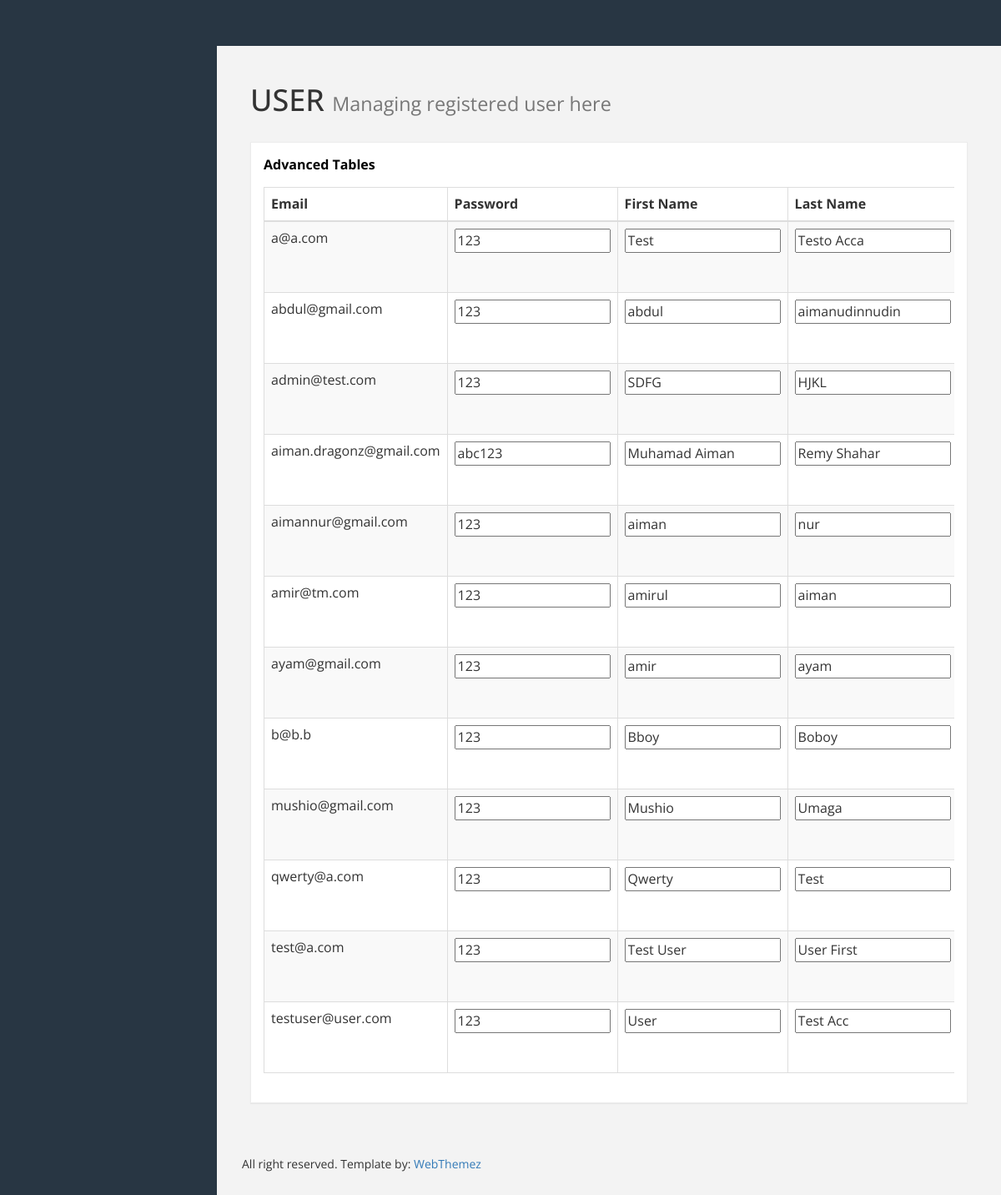
The app's page /table_test.php with its own data.
### tables this page shows
CREATE TABLE `user` (
  `email` varchar(100) NOT NULL,
  `password` varchar(100) NOT NULL,
  `fname` varchar(100) NOT NULL,
  `lname` varchar(100) NOT NULL,
  `usertype` varchar(20) NOT NULL,
  `phoneno` varchar(15) NOT NULL,
  `gender` text NOT NULL
);

### table_test.php (the view, shortened to what this page needs)
<html>
<head>
    <link href="assets/css/bootstrap.css" rel="stylesheet" />
    <link href="assets/css/font-awesome.css" rel="stylesheet" />
    <link href="assets/css/custom-styles.css" rel="stylesheet" />
    <link href="assets/js/dataTables/dataTables.bootstrap.css" rel="stylesheet" />
</head>
<body>
        <div id="page-wrapper" >
            <div id="page-inner">
             <div class="row">
                    <div class="col-md-12">
                        <h1 class="page-header">
                            USER <small>Managing registered user here</small>
                        </h1>
                    </div>
                </div>
            <div class="row">
                <div class="col-md-12">
                    <div class="panel panel-default">
                        <div class="panel-heading">
                             Advanced Tables
                        </div>
                        <div class="panel-body">
                            <div class="table-responsive">
                                <table class="table table-striped table-bordered table-hover" id="dataTables-example">
                                    <thead>
                                        <tr>
                                            <th>Email</th>
                                            <th>Password</th>
                                            <th>First Name</th>
                                            <th>Last Name</th>
                                        </tr>
                                    </thead>
                                    <tbody>
                                      <?php
                                        $con=mysqli_connect("localhost","root","","eventwp") or die("cannot connect to the server.".mysqli_error($con));
                                        $sql="SELECT * FROM user";
                                        $result=mysqli_query($con,$sql) or die("cannot execute sql");
                                        while($data=mysqli_fetch_array($result,MYSQLI_BOTH))
{                                       $email=$data[0];
                                        $pwd=$data[1];
                                        $fname=$data[2];
                                        $lname=$data[3];
?>
                                        <tr class="odd gradeX">
                                        <form method="POST" action="update.php">
                                            <td> <?php echo "$email"?>
                                            </td>
                                            <td>
                                                  <input type="text" name="p_pwd" value="<?php echo "$pwd"?>"/></td>
                                            <td>
                                                <input type="text" name="f_fname" value="<?php echo "$fname"?>"/></td>
                                            <td><input type="text" name="l_lname" value="<?php echo "$lname"?>"/></td>
                                        </form>
                                        </tr>
                                   <?php }
                                    ?>
                                    </tbody>
                                </table>
                            </div>
                        </div>
                    </div>
                </div>
            </div>
        </div>
               <footer><p>All right reserved. Template by: <a href="http://webthemez.com">WebThemez</a></p></footer>
    </div>
</body>
</html>

### assets/css/custom-styles.css (style rules this page uses)
body { font-family: 'Open Sans', sans-serif; background-color: #283643; }
#page-wrapper { padding: 15px 15px; min-height: 600px; background: #f3f3f3; }
#page-inner { width:100%; margin:10px 20px 10px 0px; background-color:transparent; padding:10px; min-height:1200px; }
h1, .h1, h2, .h2, h3, .h3 { margin-top: 7px; margin-bottom: -5px; }
p { font-size:16px; line-height:25px; padding-top:20px; }
.panel { border-radius:0px; }
#page-wrapper { position: relative; top: 55px; }
.page-header { padding-bottom: 9px; margin: 10px 0 20px; border-bottom: 1px solid transparent; }
.panel-default { border-color: #ECECEC; }
.panel-default > .panel-heading { color: #000; border-color: #FFF; font-weight:bold; background: #FFFFFF; font-size: 16px; }
.panel-heading { padding: 15px 15px 0px; border-bottom: 1px solid transparent; border-top-left-radius: 3px; border-top-right-radius: 3px; }
footer p { font-size: 14px; }
@media (min-width:768px) { #page-wrapper { margin: 0 0 0 260px; padding: 15px 30px; min-height: 1200px; } }

### records on screen
user: email "a@a.com", p_pwd "123", f_fname "Test", l_lname "Testo Acca"
user: email "abdul@gmail.com", p_pwd "123", f_fname "abdul", l_lname "aimanudinnudin"
user: email "admin@test.com", p_pwd "123", f_fname "SDFG", l_lname "HJKL"
user: email "aiman.dragonz@gmail.com", p_pwd "abc123", f_fname "Muhamad Aiman", l_lname "Remy Shahar"
user: email "aimannur@gmail.com", p_pwd "123", f_fname "aiman", l_lname "nur"
user: email "amir@tm.com", p_pwd "123", f_fname "amirul", l_lname "aiman"
user: email "ayam@gmail.com", p_pwd "123", f_fname "amir", l_lname "ayam"
user: email "b@b.b", p_pwd "123", f_fname "Bboy", l_lname "Boboy"
user: email "mushio@gmail.com", p_pwd "123", f_fname "Mushio", l_lname "Umaga"
user: email "qwerty@a.com", p_pwd "123", f_fname "Qwerty", l_lname "Test"
user: email "test@a.com", p_pwd "123", f_fname "Test User", l_lname "User First"
user: email "testuser@user.com", p_pwd "123", f_fname "User", l_lname "Test Acc"
